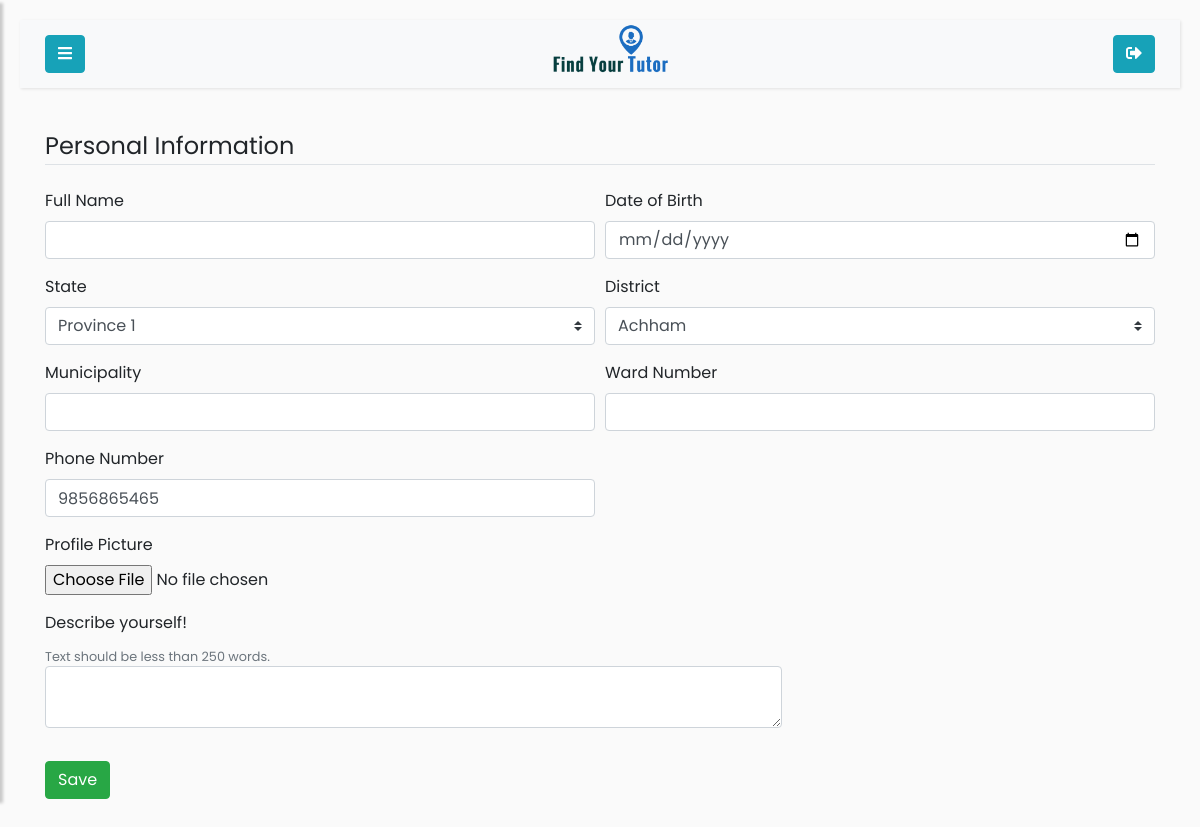
/tutor/personal-info (signed in), run on an earlier commit of the app's database.
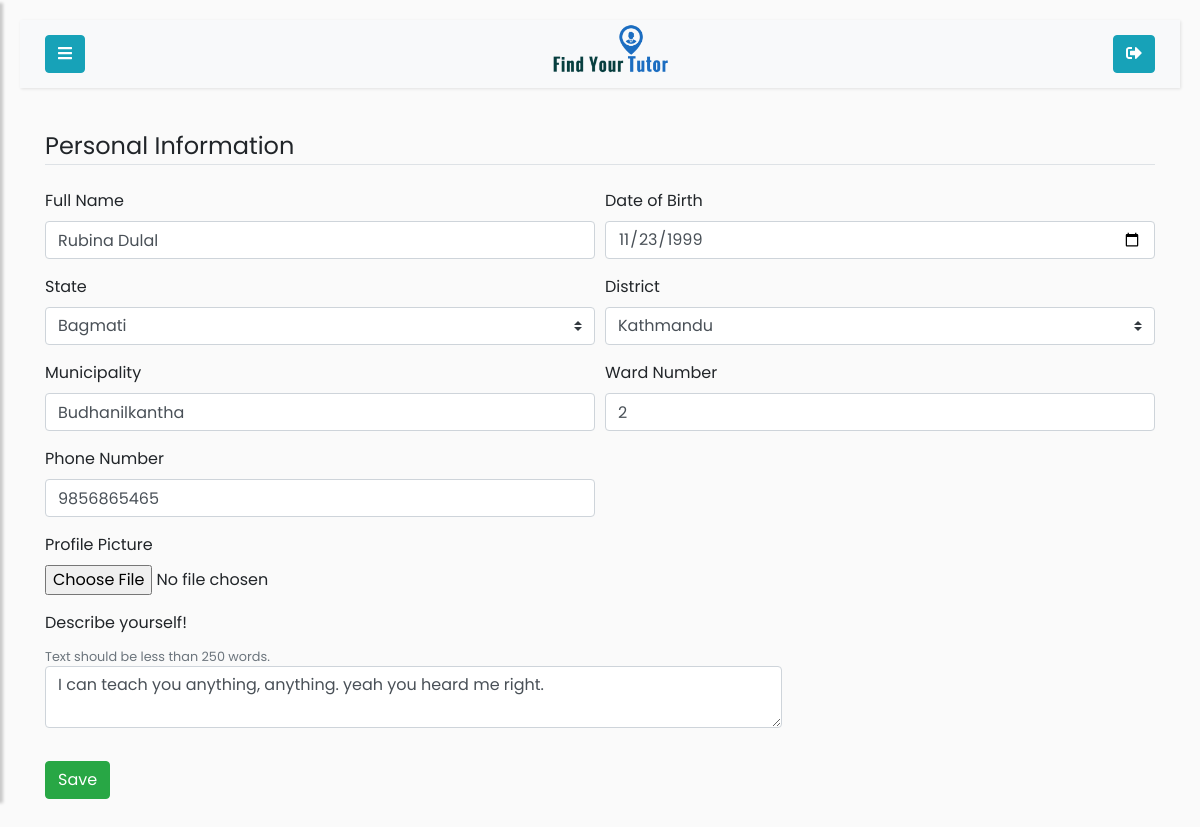
And on a later commit of the database.
### app/models.py (models this page shows, shortened)
class Tutor(db.Model):
    phone = db.Column(db.String(10))
    user_id = db.Column(db.Integer, db.ForeignKey('user.id'), primary_key = True,)
    full_name = db.Column(db.String(64))
    state = db.Column(db.String(64))
    district = db.Column(db.String(64))
    municipality = db.Column(db.String(64))
    ward_no = db.Column(db.Integer)
    date_of_birth = db.Column(db.String(64))
    profile_pic = db.Column(db.String(255))
    description = db.Column(db.String(250))
    account_verification_status = db.Column(db.Boolean, default=False)
    experience = db.relationship('Experience', backref='Tutor', uselist=True ,cascade="all, delete")
    qualification = db.relationship('Qualification', backref='Tutor', uselist=True ,cascade="all, delete")
    achievement = db.relationship('Achievement', backref='Tutor', uselist=True ,cascade="all, delete")

### app/routes.py (the view, shortened to what this page needs)
@app.route('/tutor/personal-info', methods=['POST' ,'GET'])
@login_required
def tutor_personal_info():
    if current_user.is_authenticated and current_user.role == 'admin':
        return redirect('/admin')
    if is_tutor(current_user):
        user = User.query.filter_by(username=current_user.username).first()
        tutor=Tutor.query.filter_by(user_id=user.id).first()
        form = PersonalInfoForm()
        form.create_state_choices()
        form.create_district_choices()
        return render_template("personal-info.html", user=user, user_obj=tutor, profilepic= fetch_profile_pic(tutor), form=form)
    else:
        return redirect(url_for('student_personal_info'))

### app/forms.py (called while the page is built)
def create_choices_from_list(lists):
    choices = []
    for L in lists:
        choices.append((L, L))
    return choices

    def create_state_choices(self):
        states = ['Province 1', 'Province 2', 'Bagmati', 'Gandaki', 'Province 5', 'Karnali', 'Sudurpaschim']
        state_choice = create_choices_from_list(states)
        self.state.choices = state_choice

### app/models.py (called while the page is built)
@login_manager.user_loader
def load_user(id):
    return User.query.get(int(id))

### app/routes.py (called while the page is built)
def is_tutor(user):
    if user.role == 'tutor':
        return True
    elif user.role == 'student':
        return False
    elif user.role == 'admin':
        return False

def fetch_default_profile_pic(user_obj):
    if isinstance(user_obj, Tutor):
        return url_for('static', filename='profile_pics/tutor.jpg')
    else:
        return url_for('static', filename='profile_pics/student.jpg')

def fetch_profile_pic(user_obj):
    try:
        pic_name_from_db = getattr(user_obj, 'profile_pic')
        picture_path = os.path.join(app.root_path, 'static/profile_pics')
        if pic_name_from_db in os.listdir(picture_path):
            profile_pic = url_for('static',filename='profile_pics/' + pic_name_from_db)
            return profile_pic
        return fetch_default_profile_pic(user_obj)
    except:
        return fetch_default_profile_pic(user_obj)

### app/templates/personal-info.html (shortened to what this page needs)
{% if user.role == 'student' %}
    {% extends 'student.html' %}
{% else %}
    {% extends 'tutor.html' %}
{% endif %}
{% block content %}
<div class="container">
    <form  action="{% if user.role =='tutor' %} {{url_for('tutor_personal_info')}} {% else %} {{url_for('student_personal_info')}} {% endif %}" id="personalInfoForm" class="form my-2" method="POST" enctype="multipart/form-data">
        <legend class="border-bottom mb-4">Personal Information</legend>
        <div class="form-row">
            <div class="form-group col-lg-6">
                {{ form.name.label(class='form-control-label') }}
                {% if form.name.errors %}
                    {{form.name(class="form-control is-invalid", value=user_obj.full_name or '')}}
                    <div class="invalid-feedback">
                    {% for error in form.name.errors %}
                        <span>
                            {{ error }}
                        </span>
                    {% endfor %}
                    </div>
                {%else%}
                    {{form.name(class="form-control", value=user_obj.full_name or '')}}
                {% endif %}
            </div>
            <div class="form-group col-lg-6">
                {{ form.date_of_birth.label(class='form-control-label') }}
                {% if form.date_of_birth.errors %}
                    {{form.date_of_birth(class="form-control is-invalid", type='date', value=user_obj.date_of_birth)}}
                    <div class="invalid-feedback">
                    {% for error in form.date_of_birth.errors %}
                        <span>
                            {{ error }}
                        </span>
                    {% endfor %}
                    </div>
                {%else%}
                    {{form.date_of_birth(class="form-control", type='date',  value=user_obj.date_of_birth)}}
                {% endif %}
            </div>
        </div>
        <div class="form-row">
            <div class="form-group col-lg-6">
                {{ form.state.label(class='form-control-label') }}
                {% set z = form.state.process_data(user_obj.state) %}
                {% if form.state.errors %}
                    {{form.state(class="form-control custom-select is-invalid")}}
                    <div class="invalid-feedback">
                    {% for error in form.state.errors %}
                        <span>
                            {{ error }}
                        </span>
                    {% endfor %}
                    </div>
                {%else%}
                    {{form.state(class="form-control custom-select")}}
                {% endif %}
            </div>
            <div class="form-group col-lg-6">
                {{ form.district.label(class='form-control-label') }}
                {% set z = form.district.process_data(user_obj.district) %}
                {% if form.district.errors %}
                    {{form.district(class="form-control custom-select is-invalid")}}
                    <div class="invalid-feedback">
                    {% for error in form.district.errors %}
                        <span>
                            {{ error }}
                        </span>
                    {% endfor %}
                    </div>
                {%else%}
                    {{form.district(class="form-control custom-select")}}
                {% endif %}
            </div>
        </div>
        <div class="form-row">
            <div class="form-group col-lg-6">
                {{ form.municipality.label(class='form-control-label') }}
                {% if form.municipality.errors %}
                    {{form.municipality(class="form-control is-invalid", value=user_obj.municipality or '')}}
                    <div class="invalid-feedback">
                    {% for error in form.municipality.errors %}
                        <span>
                            {{ error }}
                        </span>
                    {% endfor %}
                    </div>
                {%else%}
                    {{form.municipality(class="form-control", value=user_obj.municipality or '')}}
                {% endif %}
            </div>
            <div class="form-group col-lg-6">
                {{ form.ward_no.label(class='form-control-label') }}
                {% if form.ward_no.errors %}
                    {{form.ward_no(class="form-control is-invalid", value=user_obj.ward_no or '')}}
                    <div class="invalid-feedback">
                    {% for error in form.ward_no.errors %}
                        <span>
                            {{ error }}
                        </span>
                    {% endfor %}
                    </div>
                {%else%}
                    {{form.ward_no(class="form-control",value=user_obj.ward_no or '')}}
                {% endif %}
            </div>
        </div>
        <div class="form-row">
            <div class="form-group col-lg-6">
                {{ form.phone.label(class='form-control-label') }}
                {% if form.phone.errors %}
                    {{form.phone(class="form-control is-invalid", value=user_obj.phone or '')}}
                    <div class="invalid-feedback">
                    {% for error in form.phone.errors %}
                        <span>
                            {{ error }}
                        </span>
                    {% endfor %}
                    </div>
                {%else%}
                    {{form.phone(class="form-control", value=user_obj.phone or '')}}
                {% endif %}
            </div>
        </div>
        <div class="form-row">
            <div class="form-group col-lg-4">
                {{ form.profile_pic.label(class='form-control-label' ) }}
                {% if form.profile_pic.errors %}
                    {{ form.profile_pic(class="form-control-file is-invalid") }}
                    <div class="invalid-feedback">
                    {% for error in form.profile_pic.errors %}
                        <span>
                            {{ error }}
                        </span>
                    {% endfor %}
                    </div>
                {%else%}
                    {{ form.profile_pic(class="form-control-file") }}
                {% endif %}
            </div>
        </div>
        <div class="form-row">
            <div class="form-group col-lg-8">
                {{ form.self_description.label(class='form-control-label') }}
                <small class="form-text text-muted">
                    Text should be less than 250 words.
                </small>
                {% if form.self_description.errors %}
                    {{ form.self_description(class="form-control is-invalid self-description") }}
                    <div class="invalid-feedback">
                    {% for error in form.self_description.errors %}
                        <span>
                            {{ error }}
                        </span>
                    {% endfor %}
                    </div>
                {%else%}
                    {{ form.self_description(class="form-control self-description") }}
                {% endif %}
            </div>
            <div id="bio-count" class="form-group col-lg-8 text-success"></div>
        </div>
        <div class="form-row">
            <div class="form-group col-lg-6">
                {{ form.submit(class='btn btn-success') }}
            </div>
        </div>
    </form>
</div>
{% endblock %}

### app/templates/tutor.html (shortened to what this page needs)
{% extends "extends/base-user.html" %}

### app/templates/extends/base-user.html (shortened to what this page needs)
<!DOCTYPE html>
<html>
<head>
    <link rel="stylesheet" href="https://stackpath.bootstrapcdn.com/bootstrap/4.1.0/css/bootstrap.min.css">
    <link rel="stylesheet" href="https://cdnjs.cloudflare.com/ajax/libs/malihu-custom-scrollbar-plugin/3.1.5/jquery.mCustomScrollbar.min.css">
</head>
<body>
    <div class ='wrapper'>
        <div id='content'>
            <nav class="navbar navbar-expand-lg navbar-light bg-light">
                <div class="container-fluid">
                    <button type="button" id="sidebarCollapse" class="btn btn-info">
                        <i class="fa fa-bars"></i>
                    </button>
                    <a class="navbar-brand" href="{{url_for('home')}}">
                        <img class="image-responsive" style="width:120.5px;height:62px;margin:auto;"
                          src="{{url_for('static', filename='images/logo.png')}}" />
                    </a>
                    <a class="btn btn-info" href="{{url_for('logout')}}">
                        <i class="fas fa-sign-out-alt"></i>
                    </a>
                </div>
            </nav>
            {% block content %}{% endblock %}
        </div>
    </div>
</body>
</html>

What changed in the data, as far as the page shows it:
changed Tutor: date_of_birth (not shown) → "11/23/1999"; state "Province 1" → "Bagmati"; district "Achham" → "Kathmandu"; municipality (not shown) → "Budhanilkantha"; ward_no (not shown) → "2"
Also different on the page:
form field name: (not shown) → "Rubina Dulal"
form field self_description: (not shown) → "I can teach you anything, anything. yeah you heard me right."
